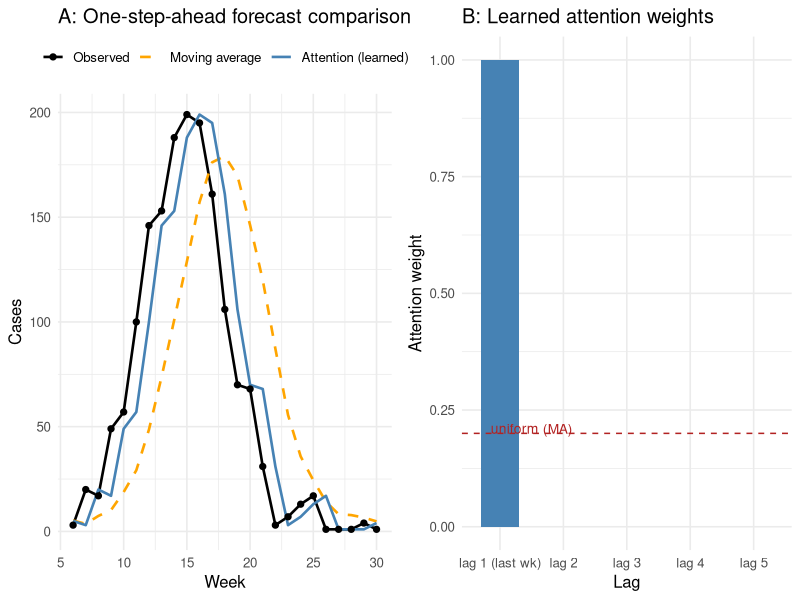

Generate this figure with R:
## ---- chunk 1
#| label: attn-data

set.seed(42)

# 30-week epidemic curve (rise to peak at week 15, then decline)
t_seq <- 1:30
cases <- round(200 * exp(-((t_seq - 15)^2) / 20) + rnorm(30, 0, 8))
cases <- pmax(1, cases)

k <- 5   # look-back window (how many past weeks to use)

# Sliding-window dataset: each row = one prediction step
n_pred <- length(cases) - k
X_mat  <- do.call(rbind, lapply(
  (k + 1):length(cases),
  function(i) rev(cases[(i - k):(i - 1)])
))                                      # (n_pred, k) — col 1 = lag 1 (most recent)
y_vec  <- cases[(k + 1):length(cases)] # (n_pred,)   — next-week targets

cat("Forecasting steps:", n_pred, "\n")
cat("Observed range:   ", min(cases), "–", max(cases), "cases/week\n")
## ---- chunk 2
#| label: attn-train

softmax <- function(alpha) {
  e <- exp(alpha - max(alpha))   # numerically stable
  e / sum(e)
}

# Loss: MSE between attention-weighted prediction and true next-week cases
loss_fn <- function(alpha) {
  w    <- softmax(alpha)
  pred <- as.vector(X_mat %*% w)
  mean((pred - y_vec)^2)
}

# Numerical gradient (central differences)
num_grad <- function(f, x, eps = 1e-6) {
  vapply(seq_along(x), function(j) {
    x1 <- x2 <- x
    x1[j] <- x1[j] + eps
    x2[j] <- x2[j] - eps
    (f(x1) - f(x2)) / (2 * eps)
  }, numeric(1))
}

# Gradient descent on alpha
alpha <- rep(0, k)   # start: uniform weights (= moving average)
lr    <- 0.5
for (iter in 1:2000) {
  alpha <- alpha - lr * num_grad(loss_fn, alpha)
}

w_learned <- softmax(alpha)

# Predictions
ma_pred   <- rowMeans(X_mat)                 # baseline: uniform MA
attn_pred <- as.vector(X_mat %*% w_learned)  # attention

# Evaluation
rmse_ma   <- sqrt(mean((ma_pred   - y_vec)^2))
rmse_attn <- sqrt(mean((attn_pred - y_vec)^2))

cat("Learned attention weights (lag 1 = last week, lag 5 = 5 weeks ago):\n")
cat(paste0("  lag ", seq_len(k), ": ", round(w_learned, 3)), sep = "\n")
cat("\nMoving average RMSE:", round(rmse_ma,   1), "\n")
cat("Attention RMSE:     ", round(rmse_attn, 1), "\n")
## ---- chunk 3
#| label: attn-plot
#| fig-cap: "Top: one-step-ahead forecasts. Attention (blue) follows the epidemic curve more closely than the moving average (orange) because it up-weights the most recent lag. Bottom: learned attention weights by lag. Lag 1 (last week) receives the highest weight — consistent with short-term autocorrelation in epidemic incidence. The weights decay with lag, a pattern a fixed MA cannot represent."

library(ggplot2)

week_idx <- (k + 1):length(cases)

df_pred <- data.frame(
  week    = rep(week_idx, 3),
  cases   = c(y_vec, ma_pred, attn_pred),
  model   = rep(c("Observed", "Moving average", "Attention (learned)"),
                each = n_pred)
)
df_pred$model <- factor(df_pred$model,
  levels = c("Observed", "Moving average", "Attention (learned)"))

p_pred <- ggplot(df_pred, aes(x = week, y = cases,
                               colour = model, linetype = model)) +
  geom_line(linewidth = 0.9) +
  geom_point(data = subset(df_pred, model == "Observed"),
             size = 1.8) +
  scale_colour_manual(values = c("Observed"           = "black",
                                  "Moving average"     = "orange",
                                  "Attention (learned)"= "steelblue"),
                      name = NULL) +
  scale_linetype_manual(values = c("Observed"           = "solid",
                                    "Moving average"     = "dashed",
                                    "Attention (learned)"= "solid"),
                        name = NULL) +
  labs(x = "Week", y = "Cases",
       title = "A: One-step-ahead forecast comparison") +
  theme_minimal(base_size = 12) +
  theme(legend.position = "top")

lag_labels <- paste0("lag ", seq_len(k),
                     c(" (last wk)", rep("", k - 1)))
df_weights <- data.frame(
  lag    = factor(lag_labels, levels = lag_labels),
  weight = w_learned
)

p_weights <- ggplot(df_weights, aes(x = lag, y = weight)) +
  geom_col(fill = "steelblue", width = 0.6) +
  geom_hline(yintercept = 1 / k, linetype = "dashed", colour = "firebrick") +
  annotate("text", x = 1.5, y = 1 / k + 0.01,
           label = "uniform (MA)", colour = "firebrick", size = 3.5) +
  labs(x = "Lag", y = "Attention weight",
       title = "B: Learned attention weights") +
  theme_minimal(base_size = 12)

gridExtra_available <- requireNamespace("gridExtra", quietly = TRUE)
if (gridExtra_available) {
  gridExtra::grid.arrange(p_pred, p_weights, ncol = 2)
} else {
  print(p_pred)
  print(p_weights)
}
